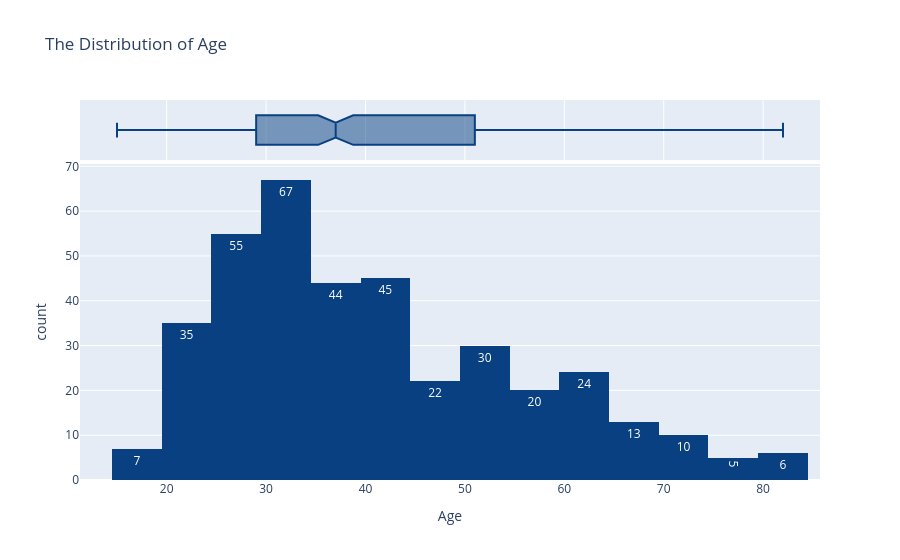

The code cell stored with this chart in its notebook:
### Code cell
# main EDA
#1.AGE ANALYSIS
fig = px.histogram(data_frame=df,
                   x ='Age',
                   nbins=20,marginal='box',
                    color_discrete_sequence=px.colors.sequential.GnBu_r,
                   text_auto=True,title='The Distribution of Age')
fig.update_layout()
fig.show()

### Figure 1 — Plotly figure (JSON) as saved in the notebook; plotly's stock layout.template omitted (floating-point values rounded to 4 significant figures; data arrays with more than 128 entries replaced by an {"elided": "..."} marker saying what was removed)
{"data": [{"bingroup": "x", "hovertemplate": "Age=%{x}<br>count=%{y}<extra></extra>", "legendgroup": "", "marker": {"color": "rgb(8,64,129)", "pattern": {"shape": ""}}, "name": "", "nbinsx": 20, "orientation": "v", "showlegend": false, "texttemplate": "%{value}", "type": "histogram", "x": {"elided": "383 int values"}, "xaxis": "x", "yaxis": "y"}, {"hovertemplate": "Age=%{x}<extra></extra>", "legendgroup": "", "marker": {"color": "rgb(8,64,129)"}, "name": "", "notched": true, "showlegend": false, "type": "box", "x": {"elided": "383 int values"}, "xaxis": "x2", "yaxis": "y2"}], "layout": {"barmode": "relative", "legend": {"tracegroupgap": 0}, "title": {"text": "The Distribution of Age"}, "xaxis": {"anchor": "y", "domain": [0, 1], "title": {"text": "Age"}}, "xaxis2": {"anchor": "y2", "domain": [0, 1], "matches": "x", "showgrid": true, "showticklabels": false}, "yaxis": {"anchor": "x", "domain": [0, 0.8316], "title": {"text": "count"}}, "yaxis2": {"anchor": "x2", "domain": [0.8416, 1], "matches": "y2", "showgrid": false, "showline": false, "showticklabels": false, "ticks": ""}}}
